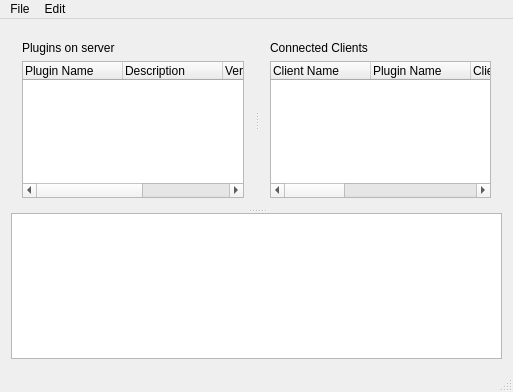
<?xml version="1.0" encoding="UTF-8"?>
<ui version="4.0">
 <class>TLMMainWindow</class>
 <widget class="QMainWindow" name="TLMMainWindow">
  <property name="geometry">
   <rect>
    <x>0</x>
    <y>0</y>
    <width>513</width>
    <height>392</height>
   </rect>
  </property>
  <property name="windowTitle">
   <string>TLM Plugin Manager</string>
  </property>
  <property name="windowIcon">
   <iconset resource="../Leva/src/res.qrc">
    <normaloff>:/images/Icon_16.ico</normaloff>:/images/Icon_16.ico</iconset>
  </property>
  <widget class="QWidget" name="centralWidget">
   <layout class="QVBoxLayout" name="verticalLayout_3">
    <item>
     <widget class="QSplitter" name="splitter_2">
      <property name="orientation">
       <enum>Qt::Vertical</enum>
      </property>
      <widget class="QSplitter" name="splitter">
       <property name="orientation">
        <enum>Qt::Horizontal</enum>
       </property>
       <widget class="QWidget" name="layoutWidget">
        <layout class="QVBoxLayout" name="verticalLayout">
         <item>
          <widget class="QLabel" name="label">
           <property name="text">
            <string>Plugins on server</string>
           </property>
          </widget>
         </item>
         <item>
          <widget class="QTreeWidget" name="trvServerPlugins">
           <property name="alternatingRowColors">
            <bool>true</bool>
           </property>
           <property name="indentation">
            <number>0</number>
           </property>
           <column>
            <property name="text">
             <string>Plugin Name</string>
            </property>
           </column>
           <column>
            <property name="text">
             <string>Description</string>
            </property>
           </column>
           <column>
            <property name="text">
             <string>Version</string>
            </property>
           </column>
           <column>
            <property name="text">
             <string>Release Date</string>
            </property>
           </column>
          </widget>
         </item>
        </layout>
       </widget>
       <widget class="QWidget" name="layoutWidget">
        <layout class="QVBoxLayout" name="verticalLayout_2">
         <item>
          <widget class="QLabel" name="label_2">
           <property name="text">
            <string>Connected Clients</string>
           </property>
          </widget>
         </item>
         <item>
          <widget class="QTreeWidget" name="trvClients">
           <property name="alternatingRowColors">
            <bool>true</bool>
           </property>
           <property name="indentation">
            <number>0</number>
           </property>
           <column>
            <property name="text">
             <string>Client Name</string>
            </property>
           </column>
           <column>
            <property name="text">
             <string>Plugin Name</string>
            </property>
           </column>
           <column>
            <property name="text">
             <string>Client Version</string>
            </property>
           </column>
           <column>
            <property name="text">
             <string>Client Version Release Date</string>
            </property>
           </column>
           <column>
            <property name="text">
             <string>Server Version</string>
            </property>
           </column>
           <column>
            <property name="text">
             <string>Server Version Release Date</string>
            </property>
           </column>
           <column>
            <property name="text">
             <string>Status</string>
            </property>
           </column>
          </widget>
         </item>
        </layout>
       </widget>
      </widget>
      <widget class="QTextBrowser" name="textBrowser"/>
     </widget>
    </item>
   </layout>
  </widget>
  <widget class="QMenuBar" name="menuBar">
   <property name="geometry">
    <rect>
     <x>0</x>
     <y>0</y>
     <width>513</width>
     <height>21</height>
    </rect>
   </property>
   <widget class="QMenu" name="menuFile">
    <property name="title">
     <string>File</string>
    </property>
    <addaction name="actionExit"/>
   </widget>
   <widget class="QMenu" name="menuEdit">
    <property name="title">
     <string>Edit</string>
    </property>
    <addaction name="actionPreferences"/>
   </widget>
   <addaction name="menuFile"/>
   <addaction name="menuEdit"/>
  </widget>
  <widget class="QStatusBar" name="statusBar"/>
  <action name="actionExit">
   <property name="text">
    <string>Exit</string>
   </property>
  </action>
  <action name="actionPreferences">
   <property name="text">
    <string>Preferences</string>
   </property>
  </action>
 </widget>
 <layoutdefault spacing="6" margin="11"/>
 <resources>
  <include location="../Leva/src/res.qrc"/>
 </resources>
 <connections/>
</ui>
